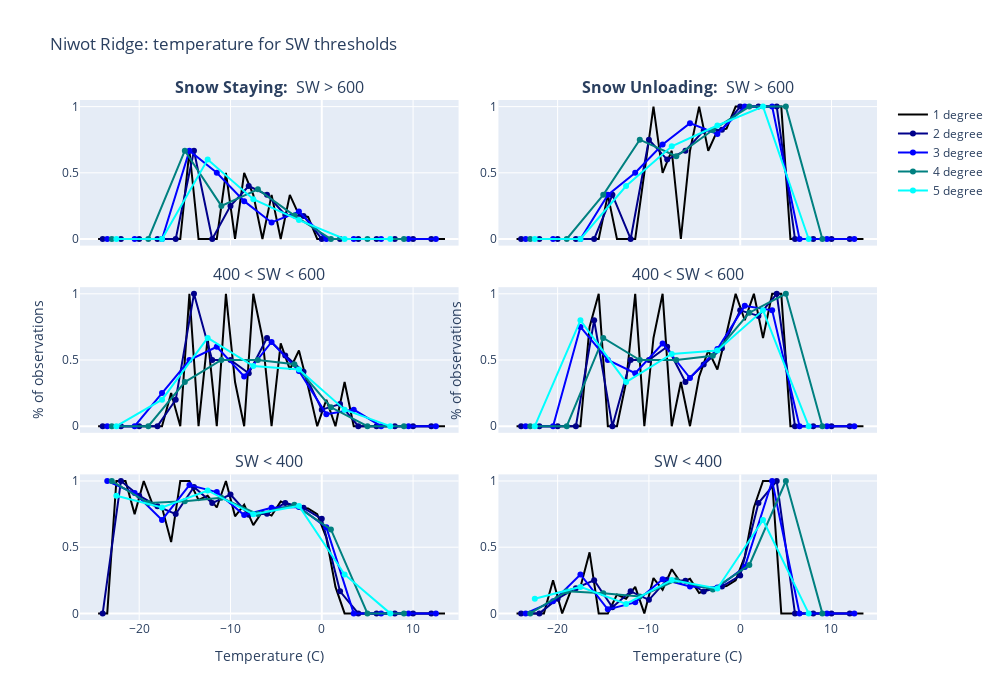

Here is the notebook cell this chart was saved with:
### Code cell
fig = make_subplots(rows=3, cols=2, shared_xaxes=True, vertical_spacing=0.08, horizontal_spacing=0.05,
                   subplot_titles=("<b>Snow Staying: </b> SW > 600", "<b>Snow Unloading: </b> SW > 600",
                                  "400 < SW < 600", "400 < SW < 600",
                                  "SW < 400", "SW < 400"))

color1='black'
color2='darkblue'
color3='blue'
color4='teal'
color5='aqua'

# SW > 600
# row 1, column 1: stay
fig.add_trace(go.Scatter(x = dfSW600_temp1_returndf['stay_center'], line_color=color1, y = dfSW600_temp1_returndf['stay_percent'], name='1 degree'),row=1, col=1)
fig.add_trace(go.Scatter(x = dfSW600_temp2_returndf['stay_center'], line_color=color2, y = dfSW600_temp2_returndf['stay_percent'], name='2 degree'),row=1, col=1)
fig.add_trace(go.Scatter(x = dfSW600_temp3_returndf['stay_center'], line_color=color3, y = dfSW600_temp3_returndf['stay_percent'], name='3 degree'),row=1, col=1)
fig.add_trace(go.Scatter(x = dfSW600_temp4_returndf['stay_center'], line_color=color4, y = dfSW600_temp4_returndf['stay_percent'], name='4 degree'),row=1, col=1)
fig.add_trace(go.Scatter(x = dfSW600_temp5_returndf['stay_center'], line_color=color5, y = dfSW600_temp5_returndf['stay_percent'], name='5 degree'),row=1, col=1)


# row 1, column 2: unload
fig.add_trace(go.Scatter(x = dfSW600_temp1_returndf['unload_center'], line_color=color1, y = dfSW600_temp1_returndf['unload_percent'], showlegend=False),row=1, col=2)
fig.add_trace(go.Scatter(x = dfSW600_temp2_returndf['unload_center'], line_color=color2, y = dfSW600_temp2_returndf['unload_percent'], showlegend=False),row=1, col=2)
fig.add_trace(go.Scatter(x = dfSW600_temp3_returndf['unload_center'], line_color=color3, y = dfSW600_temp3_returndf['unload_percent'], showlegend=False),row=1, col=2)
fig.add_trace(go.Scatter(x = dfSW600_temp4_returndf['unload_center'], line_color=color4, y = dfSW600_temp4_returndf['unload_percent'], showlegend=False),row=1, col=2)
fig.add_trace(go.Scatter(x = dfSW600_temp5_returndf['unload_center'], line_color=color5, y = dfSW600_temp5_returndf['unload_percent'], showlegend=False),row=1, col=2)

# 400 < SW < 600
# row 2, column 1: stay
fig.add_trace(go.Scatter(x = dfSW460_temp1_returndf['stay_center'], line_color=color1, y = dfSW460_temp1_returndf['stay_percent'], showlegend=False),row=2, col=1)
fig.add_trace(go.Scatter(x = dfSW460_temp2_returndf['stay_center'], line_color=color2, y = dfSW460_temp2_returndf['stay_percent'], showlegend=False),row=2, col=1)
fig.add_trace(go.Scatter(x = dfSW460_temp3_returndf['stay_center'], line_color=color3, y = dfSW460_temp3_returndf['stay_percent'], showlegend=False),row=2, col=1)
fig.add_trace(go.Scatter(x = dfSW460_temp4_returndf['stay_center'], line_color=color4, y = dfSW460_temp4_returndf['stay_percent'], showlegend=False),row=2, col=1)
fig.add_trace(go.Scatter(x = dfSW460_temp5_returndf['stay_center'], line_color=color5, y = dfSW460_temp5_returndf['stay_percent'], showlegend=False),row=2, col=1)

# row 2, column 2: unload
fig.add_trace(go.Scatter(x = dfSW460_temp1_returndf['unload_center'], line_color=color1, y = dfSW460_temp1_returndf['unload_percent'], showlegend=False),row=2, col=2)
fig.add_trace(go.Scatter(x = dfSW460_temp2_returndf['unload_center'], line_color=color2, y = dfSW460_temp2_returndf['unload_percent'], showlegend=False),row=2, col=2)
fig.add_trace(go.Scatter(x = dfSW460_temp3_returndf['unload_center'], line_color=color3, y = dfSW460_temp3_returndf['unload_percent'], showlegend=False),row=2, col=2)
fig.add_trace(go.Scatter(x = dfSW460_temp4_returndf['unload_center'], line_color=color4, y = dfSW460_temp4_returndf['unload_percent'], showlegend=False),row=2, col=2)
fig.add_trace(go.Scatter(x = dfSW460_temp5_returndf['unload_center'], line_color=color5, y = dfSW460_temp5_returndf['unload_percent'], showlegend=False),row=2, col=2)

# 400 > SW
# row 3, column 1: stay
fig.add_trace(go.Scatter(x = dfSW400_temp1_returndf['stay_center'], line_color=color1, y = dfSW400_temp1_returndf['stay_percent'], showlegend=False),row=3, col=1)
fig.add_trace(go.Scatter(x = dfSW400_temp2_returndf['stay_center'], line_color=color2, y = dfSW400_temp2_returndf['stay_percent'], showlegend=False),row=3, col=1)
fig.add_trace(go.Scatter(x = dfSW400_temp3_returndf['stay_center'], line_color=color3, y = dfSW400_temp3_returndf['stay_percent'], showlegend=False),row=3, col=1)
fig.add_trace(go.Scatter(x = dfSW400_temp4_returndf['stay_center'], line_color=color4, y = dfSW400_temp4_returndf['stay_percent'], showlegend=False),row=3, col=1)
fig.add_trace(go.Scatter(x = dfSW400_temp5_returndf['stay_center'], line_color=color5, y = dfSW400_temp5_returndf['stay_percent'], showlegend=False),row=3, col=1)

# row 3, column 2: unload
fig.add_trace(go.Scatter(x = dfSW400_temp1_returndf['unload_center'], line_color=color1, y = dfSW400_temp1_returndf['unload_percent'], showlegend=False),row=3, col=2)
fig.add_trace(go.Scatter(x = dfSW400_temp2_returndf['unload_center'], line_color=color2, y = dfSW400_temp2_returndf['unload_percent'], showlegend=False),row=3, col=2)
fig.add_trace(go.Scatter(x = dfSW400_temp3_returndf['unload_center'], line_color=color3, y = dfSW400_temp3_returndf['unload_percent'], showlegend=False),row=3, col=2)
fig.add_trace(go.Scatter(x = dfSW400_temp4_returndf['unload_center'], line_color=color4, y = dfSW400_temp4_returndf['unload_percent'], showlegend=False),row=3, col=2)
fig.add_trace(go.Scatter(x = dfSW400_temp5_returndf['unload_center'], line_color=color5, y = dfSW400_temp5_returndf['unload_percent'], showlegend=False),row=3, col=2)

# axes 
fig.update_xaxes(title_text='Temperature (C)', row=3)
fig.update_yaxes(title_text='% of observations', range=[-0.05,1.05], row=2)
fig.update_yaxes(title_text='', range=[-0.05,1.05], row=1)
fig.update_yaxes(title_text='', range=[-0.05,1.05], row=3)


fig.update_layout(height=700, width=1000, title_text="Niwot Ridge: temperature for SW thresholds")
fig.show()

### Figure 1 — Plotly figure (JSON) as saved in the notebook; plotly's stock layout.template omitted (floating-point values rounded to 4 significant figures)
{"data": [{"line": {"color": "black"}, "name": "1 degree", "type": "scatter", "x": [-24.5, -23.5, -22.5, -21.5, -20.5, -19.5, -18.5, -17.5, -16.5, -15.5, -14.5, -13.5, -12.5, -11.5, -10.5, -9.5, -8.5, -7.5, -6.5, -5.5, -4.5, -3.5, -2.5, -1.5, -0.5, 0.5, 1.5, 2.5, 3.5, 4.5, 5.5, 6.5, 7.5, 8.5, 9.5, 10.5, 11.5, 12.5, 13.5], "xaxis": "x", "y": [0, 0, 0, 0, 0, 0, 0, 0, 0, 0, 0.6667, 0, 0, 0, 0.5, 0, 0.5, 0.3333, 0, 0.3333, 0, 0.3333, 0.1818, 0.1667, 0, 0, 0, 0, 0, 0, 0, 0, 0, 0, 0, 0, 0, 0, 0], "yaxis": "y"}, {"line": {"color": "darkblue"}, "name": "2 degree", "type": "scatter", "x": [-24, -22, -20, -18, -16, -14, -12, -10, -8, -6, -4, -2, 0, 2, 4, 6, 8, 10, 12], "xaxis": "x", "y": [0, 0, 0, 0, 0, 0.6667, 0, 0.25, 0.4, 0.3333, 0.1818, 0.1739, 0, 0, 0, 0, 0, 0, 0], "yaxis": "y"}, {"line": {"color": "blue"}, "name": "3 degree", "type": "scatter", "x": [-23.5, -20.5, -17.5, -14.5, -11.5, -8.5, -5.5, -2.5, 0.5, 3.5, 6.5, 9.5, 12.5], "xaxis": "x", "y": [0, 0, 0, 0.6667, 0.5, 0.2857, 0.125, 0.2069, 0, 0, 0, 0, 0], "yaxis": "y"}, {"line": {"color": "teal"}, "name": "4 degree", "type": "scatter", "x": [-23, -19, -15, -11, -7, -3, 1, 5, 9], "xaxis": "x", "y": [0, 0, 0.6667, 0.25, 0.375, 0.1765, 0, 0, 0], "yaxis": "y"}, {"line": {"color": "aqua"}, "name": "5 degree", "type": "scatter", "x": [-22.5, -17.5, -12.5, -7.5, -2.5, 2.5, 7.5], "xaxis": "x", "y": [0, 0, 0.6, 0.3, 0.1429, 0, 0], "yaxis": "y"}, {"line": {"color": "black"}, "showlegend": false, "type": "scatter", "x": [-24.5, -23.5, -22.5, -21.5, -20.5, -19.5, -18.5, -17.5, -16.5, -15.5, -14.5, -13.5, -12.5, -11.5, -10.5, -9.5, -8.5, -7.5, -6.5, -5.5, -4.5, -3.5, -2.5, -1.5, -0.5, 0.5, 1.5, 2.5, 3.5, 4.5, 5.5, 6.5, 7.5, 8.5, 9.5, 10.5, 11.5, 12.5, 13.5], "xaxis": "x2", "y": [0, 0, 0, 0, 0, 0, 0, 0, 0, 0, 0.3333, 0, 0, 0, 0.5, 1, 0.5, 0.6667, 0, 0.6667, 1, 0.6667, 0.8182, 0.8333, 1, 1, 1, 1, 1, 1, 0, 0, 0, 0, 0, 0, 0, 0, 0], "yaxis": "y2"}, {"line": {"color": "darkblue"}, "showlegend": false, "type": "scatter", "x": [-24, -22, -20, -18, -16, -14, -12, -10, -8, -6, -4, -2, 0, 2, 4, 6, 8, 10, 12], "xaxis": "x2", "y": [0, 0, 0, 0, 0, 0.3333, 0, 0.75, 0.6, 0.6667, 0.8182, 0.8261, 1, 1, 1, 0, 0, 0, 0], "yaxis": "y2"}, {"line": {"color": "blue"}, "showlegend": false, "type": "scatter", "x": [-23.5, -20.5, -17.5, -14.5, -11.5, -8.5, -5.5, -2.5, 0.5, 3.5, 6.5, 9.5, 12.5], "xaxis": "x2", "y": [0, 0, 0, 0.3333, 0.5, 0.7143, 0.875, 0.7931, 1, 1, 0, 0, 0], "yaxis": "y2"}, {"line": {"color": "teal"}, "showlegend": false, "type": "scatter", "x": [-23, -19, -15, -11, -7, -3, 1, 5, 9], "xaxis": "x2", "y": [0, 0, 0.3333, 0.75, 0.625, 0.8235, 1, 1, 0], "yaxis": "y2"}, {"line": {"color": "aqua"}, "showlegend": false, "type": "scatter", "x": [-22.5, -17.5, -12.5, -7.5, -2.5, 2.5, 7.5], "xaxis": "x2", "y": [0, 0, 0.4, 0.7, 0.8571, 1, 0], "yaxis": "y2"}, {"line": {"color": "black"}, "showlegend": false, "type": "scatter", "x": [-24.5, -23.5, -22.5, -21.5, -20.5, -19.5, -18.5, -17.5, -16.5, -15.5, -14.5, -13.5, -12.5, -11.5, -10.5, -9.5, -8.5, -7.5, -6.5, -5.5, -4.5, -3.5, -2.5, -1.5, -0.5, 0.5, 1.5, 2.5, 3.5, 4.5, 5.5, 6.5, 7.5, 8.5, 9.5, 10.5, 11.5, 12.5, 13.5], "xaxis": "x3", "y": [0, 0, 0, 0, 0, 0, 0, 0, 0.25, 0, 1, 0, 0.6667, 0, 1, 0.3333, 0, 1, 0.6667, 0, 0.625, 0.4286, 0.5714, 0.3, 0, 0.2, 0, 0.3333, 0, 0, 0, 0, 0, 0, 0, 0, 0, 0, 0], "yaxis": "y3"}, {"line": {"color": "darkblue"}, "showlegend": false, "type": "scatter", "x": [-24, -22, -20, -18, -16, -14, -12, -10, -8, -6, -4, -2, 0, 2, 4, 6, 8, 10, 12], "xaxis": "x3", "y": [0, 0, 0, 0, 0.2, 1, 0.5, 0.5, 0.4, 0.6667, 0.5333, 0.4118, 0.125, 0.1667, 0, 0, 0, 0, 0], "yaxis": "y3"}, {"line": {"color": "blue"}, "showlegend": false, "type": "scatter", "x": [-23.5, -20.5, -17.5, -14.5, -11.5, -8.5, -5.5, -2.5, 0.5, 3.5, 6.5, 9.5, 12.5], "xaxis": "x3", "y": [0, 0, 0.25, 0.5, 0.6, 0.375, 0.6364, 0.4167, 0.09091, 0.125, 0, 0, 0], "yaxis": "y3"}, {"line": {"color": "teal"}, "showlegend": false, "type": "scatter", "x": [-23, -19, -15, -11, -7, -3, 1, 5, 9], "xaxis": "x3", "y": [0, 0, 0.3333, 0.5, 0.5, 0.4688, 0.1429, 0, 0], "yaxis": "y3"}, {"line": {"color": "aqua"}, "showlegend": false, "type": "scatter", "x": [-22.5, -17.5, -12.5, -7.5, -2.5, 2.5, 7.5], "xaxis": "x3", "y": [0, 0.2, 0.6667, 0.4545, 0.4286, 0.125, 0], "yaxis": "y3"}, {"line": {"color": "black"}, "showlegend": false, "type": "scatter", "x": [-24.5, -23.5, -22.5, -21.5, -20.5, -19.5, -18.5, -17.5, -16.5, -15.5, -14.5, -13.5, -12.5, -11.5, -10.5, -9.5, -8.5, -7.5, -6.5, -5.5, -4.5, -3.5, -2.5, -1.5, -0.5, 0.5, 1.5, 2.5, 3.5, 4.5, 5.5, 6.5, 7.5, 8.5, 9.5, 10.5, 11.5, 12.5, 13.5], "xaxis": "x4", "y": [0, 0, 0, 0, 0, 0, 0, 0, 0.75, 1, 0, 0, 0.3333, 1, 0, 0.6667, 1, 0, 0.3333, 0, 0.375, 0.5714, 0.4286, 0.7, 1, 0.8, 1, 0.6667, 1, 1, 0, 0, 0, 0, 0, 0, 0, 0, 0], "yaxis": "y4"}, {"line": {"color": "darkblue"}, "showlegend": false, "type": "scatter", "x": [-24, -22, -20, -18, -16, -14, -12, -10, -8, -6, -4, -2, 0, 2, 4, 6, 8, 10, 12], "xaxis": "x4", "y": [0, 0, 0, 0, 0.8, 0, 0.5, 0.5, 0.6, 0.3333, 0.4667, 0.5882, 0.875, 0.8333, 1, 0, 0, 0, 0], "yaxis": "y4"}, {"line": {"color": "blue"}, "showlegend": false, "type": "scatter", "x": [-23.5, -20.5, -17.5, -14.5, -11.5, -8.5, -5.5, -2.5, 0.5, 3.5, 6.5, 9.5, 12.5], "xaxis": "x4", "y": [0, 0, 0.75, 0.5, 0.4, 0.625, 0.3636, 0.5833, 0.9091, 0.875, 0, 0, 0], "yaxis": "y4"}, {"line": {"color": "teal"}, "showlegend": false, "type": "scatter", "x": [-23, -19, -15, -11, -7, -3, 1, 5, 9], "xaxis": "x4", "y": [0, 0, 0.6667, 0.5, 0.5, 0.5312, 0.8571, 1, 0], "yaxis": "y4"}, {"line": {"color": "aqua"}, "showlegend": false, "type": "scatter", "x": [-22.5, -17.5, -12.5, -7.5, -2.5, 2.5, 7.5], "xaxis": "x4", "y": [0, 0.8, 0.3333, 0.5455, 0.5714, 0.875, 0], "yaxis": "y4"}, {"line": {"color": "black"}, "showlegend": false, "type": "scatter", "x": [-24.5, -23.5, -22.5, -21.5, -20.5, -19.5, -18.5, -17.5, -16.5, -15.5, -14.5, -13.5, -12.5, -11.5, -10.5, -9.5, -8.5, -7.5, -6.5, -5.5, -4.5, -3.5, -2.5, -1.5, -0.5, 0.5, 1.5, 2.5, 3.5, 4.5, 5.5, 6.5, 7.5, 8.5, 9.5, 10.5, 11.5, 12.5, 13.5], "xaxis": "x5", "y": [0, 0, 1, 1, 0.75, 1, 0.8182, 0.8, 0.5385, 1, 1, 0.8571, 0.8889, 0.8, 1, 0.7333, 0.8214, 0.6667, 0.7692, 0.7391, 0.8462, 0.8163, 0.8, 0.7931, 0.75, 0.5714, 0.2, 0, 0, 0, 0, 0, 0, 0, 0, 0, 0, 0, 0], "yaxis": "y5"}, {"line": {"color": "darkblue"}, "showlegend": false, "type": "scatter", "x": [-24, -22, -20, -18, -16, -14, -12, -10, -8, -6, -4, -2, 0, 2, 4, 6, 8, 10, 12], "xaxis": "x5", "y": [0, 1, 0.8889, 0.8095, 0.75, 0.9545, 0.8333, 0.8974, 0.7455, 0.7529, 0.8346, 0.7976, 0.7143, 0.1667, 0, 0, 0, 0, 0], "yaxis": "y5"}, {"line": {"color": "blue"}, "showlegend": false, "type": "scatter", "x": [-23.5, -20.5, -17.5, -14.5, -11.5, -8.5, -5.5, -2.5, 0.5, 3.5, 6.5, 9.5, 12.5], "xaxis": "x5", "y": [1, 0.9091, 0.7059, 0.9697, 0.9167, 0.7429, 0.7975, 0.8045, 0.65, 0, 0, 0, 0], "yaxis": "y5"}, {"line": {"color": "teal"}, "showlegend": false, "type": "scatter", "x": [-23, -19, -15, -11, -7, -3, 1, 5, 9], "xaxis": "x5", "y": [1, 0.8333, 0.8478, 0.873, 0.75, 0.8199, 0.6341, 0, 0], "yaxis": "y5"}, {"line": {"color": "aqua"}, "showlegend": false, "type": "scatter", "x": [-22.5, -17.5, -12.5, -7.5, -2.5, 2.5, 7.5], "xaxis": "x5", "y": [0.8889, 0.8, 0.9286, 0.7484, 0.8117, 0.2941, 0], "yaxis": "y5"}, {"line": {"color": "black"}, "showlegend": false, "type": "scatter", "x": [-24.5, -23.5, -22.5, -21.5, -20.5, -19.5, -18.5, -17.5, -16.5, -15.5, -14.5, -13.5, -12.5, -11.5, -10.5, -9.5, -8.5, -7.5, -6.5, -5.5, -4.5, -3.5, -2.5, -1.5, -0.5, 0.5, 1.5, 2.5, 3.5, 4.5, 5.5, 6.5, 7.5, 8.5, 9.5, 10.5, 11.5, 12.5, 13.5], "xaxis": "x6", "y": [0, 0, 0, 0, 0.25, 0, 0.1818, 0.2, 0.4615, 0, 0, 0.1429, 0.1111, 0.2, 0, 0.2667, 0.1786, 0.3333, 0.2308, 0.2609, 0.1538, 0.1837, 0.2, 0.2069, 0.25, 0.4286, 0.8, 1, 1, 0, 0, 0, 0, 0, 0, 0, 0, 0, 0], "yaxis": "y6"}, {"line": {"color": "darkblue"}, "showlegend": false, "type": "scatter", "x": [-24, -22, -20, -18, -16, -14, -12, -10, -8, -6, -4, -2, 0, 2, 4, 6, 8, 10, 12], "xaxis": "x6", "y": [0, 0, 0.1111, 0.1905, 0.25, 0.04545, 0.1667, 0.1026, 0.2545, 0.2471, 0.1654, 0.2024, 0.2857, 0.8333, 1, 0, 0, 0, 0], "yaxis": "y6"}, {"line": {"color": "blue"}, "showlegend": false, "type": "scatter", "x": [-23.5, -20.5, -17.5, -14.5, -11.5, -8.5, -5.5, -2.5, 0.5, 3.5, 6.5, 9.5, 12.5], "xaxis": "x6", "y": [0, 0.09091, 0.2941, 0.0303, 0.08333, 0.2571, 0.2025, 0.1955, 0.35, 1, 0, 0, 0], "yaxis": "y6"}, {"line": {"color": "teal"}, "showlegend": false, "type": "scatter", "x": [-23, -19, -15, -11, -7, -3, 1, 5, 9], "xaxis": "x6", "y": [0, 0.1667, 0.1522, 0.127, 0.25, 0.1801, 0.3659, 1, 0], "yaxis": "y6"}, {"line": {"color": "aqua"}, "showlegend": false, "type": "scatter", "x": [-22.5, -17.5, -12.5, -7.5, -2.5, 2.5, 7.5], "xaxis": "x6", "y": [0.1111, 0.2, 0.07143, 0.2516, 0.1883, 0.7059, 0], "yaxis": "y6"}], "layout": {"annotations": [{"font": {"size": 16}, "showarrow": false, "text": "<b>Snow Staying: </b> SW > 600", "x": 0.2375, "xanchor": "center", "xref": "paper", "y": 1, "yanchor": "bottom", "yref": "paper"}, {"font": {"size": 16}, "showarrow": false, "text": "<b>Snow Unloading: </b> SW > 600", "x": 0.7625, "xanchor": "center", "xref": "paper", "y": 1, "yanchor": "bottom", "yref": "paper"}, {"font": {"size": 16}, "showarrow": false, "text": "400 < SW < 600", "x": 0.2375, "xanchor": "center", "xref": "paper", "y": 0.64, "yanchor": "bottom", "yref": "paper"}, {"font": {"size": 16}, "showarrow": false, "text": "400 < SW < 600", "x": 0.7625, "xanchor": "center", "xref": "paper", "y": 0.64, "yanchor": "bottom", "yref": "paper"}, {"font": {"size": 16}, "showarrow": false, "text": "SW < 400", "x": 0.2375, "xanchor": "center", "xref": "paper", "y": 0.28, "yanchor": "bottom", "yref": "paper"}, {"font": {"size": 16}, "showarrow": false, "text": "SW < 400", "x": 0.7625, "xanchor": "center", "xref": "paper", "y": 0.28, "yanchor": "bottom", "yref": "paper"}], "height": 700, "title": {"text": "Niwot Ridge: temperature for SW thresholds"}, "width": 1000, "xaxis": {"anchor": "y", "autorange": true, "domain": [0, 0.475], "matches": "x5", "range": [-26.49, 14.99], "showticklabels": false, "type": "linear"}, "xaxis2": {"anchor": "y2", "autorange": true, "domain": [0.525, 1], "matches": "x6", "range": [-26.49, 14.99], "showticklabels": false, "type": "linear"}, "xaxis3": {"anchor": "y3", "autorange": true, "domain": [0, 0.475], "matches": "x5", "range": [-26.49, 14.99], "showticklabels": false, "type": "linear"}, "xaxis4": {"anchor": "y4", "autorange": true, "domain": [0.525, 1], "matches": "x6", "range": [-26.49, 14.99], "showticklabels": false, "type": "linear"}, "xaxis5": {"anchor": "y5", "autorange": true, "domain": [0, 0.475], "range": [-26.49, 14.99], "title": {"text": "Temperature (C)"}, "type": "linear"}, "xaxis6": {"anchor": "y6", "autorange": true, "domain": [0.525, 1], "range": [-26.49, 14.99], "title": {"text": "Temperature (C)"}, "type": "linear"}, "yaxis": {"anchor": "x", "domain": [0.72, 1], "range": [-0.05, 1.05], "title": {"text": ""}, "type": "linear"}, "yaxis2": {"anchor": "x2", "domain": [0.72, 1], "range": [-0.05, 1.05], "title": {"text": ""}, "type": "linear"}, "yaxis3": {"anchor": "x3", "domain": [0.36, 0.64], "range": [-0.05, 1.05], "title": {"text": "% of observations"}, "type": "linear"}, "yaxis4": {"anchor": "x4", "domain": [0.36, 0.64], "range": [-0.05, 1.05], "title": {"text": "% of observations"}, "type": "linear"}, "yaxis5": {"anchor": "x5", "domain": [0, 0.28], "range": [-0.05, 1.05], "title": {"text": ""}, "type": "linear"}, "yaxis6": {"anchor": "x6", "domain": [0, 0.28], "range": [-0.05, 1.05], "title": {"text": ""}, "type": "linear"}}}
